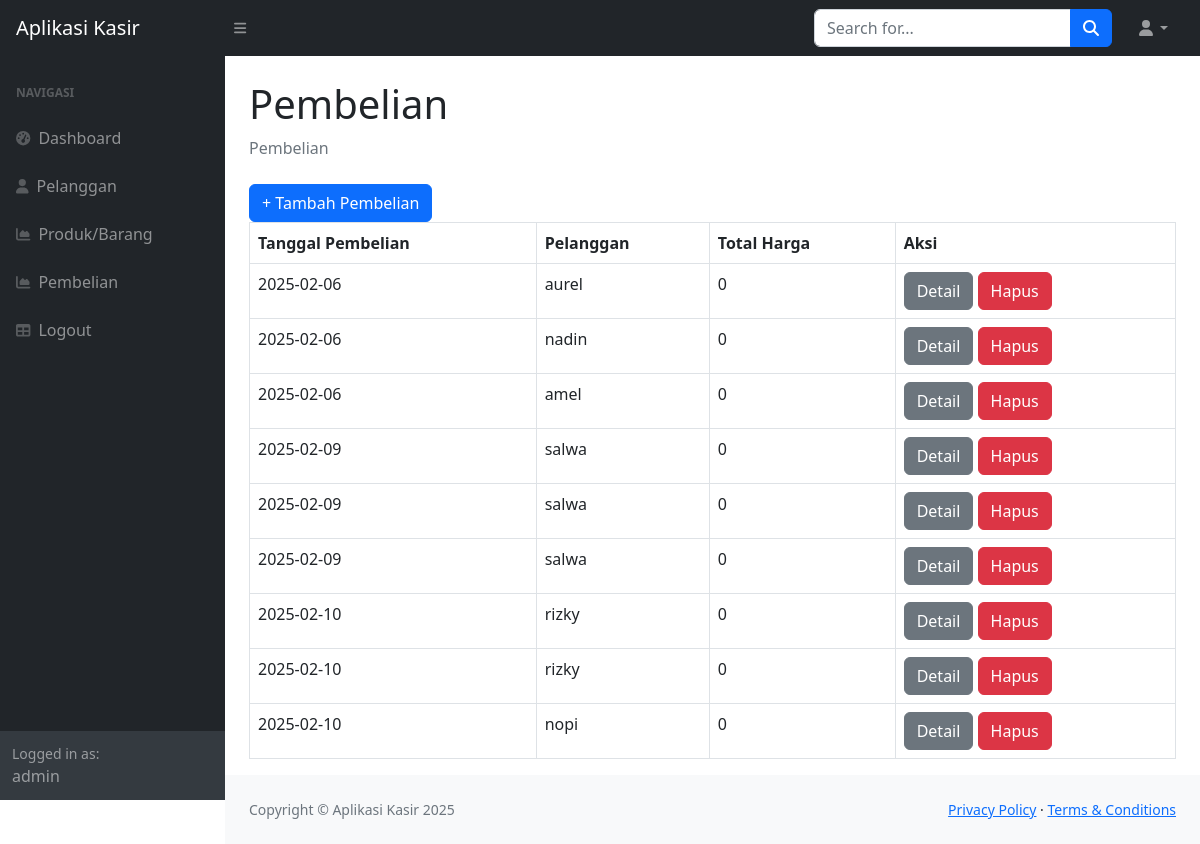
Page /kasir_ukk/ukkkasir/index.php?page=pembelian (signed in) on the committed database.
### tables this page shows
CREATE TABLE `penjualan` (
  `id_penjualan` int NOT NULL,
  `tanggal_penjualan` date DEFAULT NULL,
  `total_harga` int DEFAULT NULL,
  `id_pelanggan` int DEFAULT NULL
);

CREATE TABLE `pelanggan` (
  `id_pelanggan` int NOT NULL,
  `nama_pelanggan` varchar(255) DEFAULT NULL,
  `alamat` text,
  `nomor_telepon` varchar(255) DEFAULT NULL
);

### kasir_ukk/ukkkasir/pembelian.php (the view)
<div class="container-fluid px-4">
    <h1 class="mt-4">Pembelian</h1>
    <ol class="breadcrumb mb-4">
        <li class="breadcrumb-item active">Pembelian</li>
    </ol>
    <a href="?page=pembelian_tambah" class="btn btn-primary">+ Tambah Pembelian</a>
    <table class="table table-bordered">
        <tr>
            <th>Tanggal Pembelian</th>
            <th>Pelanggan</th>
            <th>Total Harga</th>
            <th>Aksi</th>
        </tr>
        <?php
        $query = mysqli_query($koneksi, "SELECT*FROM penjualan LEFT JOIN pelanggan ON pelanggan.id_pelanggan = penjualan.id_pelanggan");
        while ($data = mysqli_fetch_array($query)) {
        ?>
            <tr>
                <td><?php echo $data['tanggal_penjualan']; ?></td>
                <td><?php echo $data['nama_pelanggan']; ?></td>
                <td><?php echo $data['total_harga']; ?></td>
                <td>
                    <a href="?page=penjualan_detail&&id=<?php echo $data['id_penjualan']; ?>" class=" btn btn-secondary">Detail</a>
                    <a href="?page=penjualan_hapus&&id=<?php echo $data['id_penjualan']; ?>" class=" btn btn-danger">Hapus</a>
                </td>
            </tr>
        <?php
        }
        ?>
    </table>
</div>

### rows in the picture
penjualan: tanggal_penjualan "2025-02-06", id_pelanggan.nama_pelanggan "aurel", total_harga "0"
penjualan: tanggal_penjualan "2025-02-06", id_pelanggan.nama_pelanggan "nadin", total_harga "0"
penjualan: tanggal_penjualan "2025-02-06", id_pelanggan.nama_pelanggan "amel", total_harga "0"
penjualan: tanggal_penjualan "2025-02-09", id_pelanggan.nama_pelanggan "salwa", total_harga "0"
penjualan: tanggal_penjualan "2025-02-09", id_pelanggan.nama_pelanggan "salwa", total_harga "0"
penjualan: tanggal_penjualan "2025-02-09", id_pelanggan.nama_pelanggan "salwa", total_harga "0"
penjualan: tanggal_penjualan "2025-02-10", id_pelanggan.nama_pelanggan "rizky", total_harga "0"
penjualan: tanggal_penjualan "2025-02-10", id_pelanggan.nama_pelanggan "rizky", total_harga "0"
penjualan: tanggal_penjualan "2025-02-10", id_pelanggan.nama_pelanggan "nopi", total_harga "0"

### other values in the picture
$_SESSION['user']['nama'] "admin"
